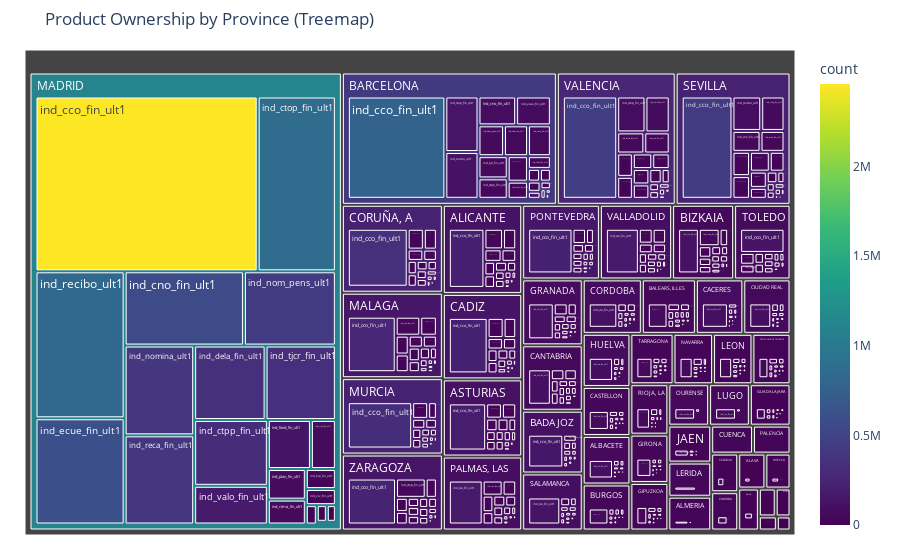

The notebook cell saved with this chart:
### Code cell
product_cols = [col for col in df_train.columns if col.endswith('ult1')]

# Melt the DataFrame to long format
df_long = df_train.melt(id_vars='nomprov', value_vars=product_cols,
                        var_name='product', value_name='ownership')

# Filter only the owned products (value == 1)
df_owned = df_long[df_long['ownership'] == 1]

# Group by province and product to get total ownership
ownership_by_region = (
    df_owned
    .groupby(['nomprov', 'product'])
    .size()
    .reset_index(name='count')
)


# Plot treemap
fig = px.treemap(
    ownership_by_region,
    path=['nomprov', 'product'],
    values='count',
    title='Product Ownership by Province (Treemap)',
    color='count',
    color_continuous_scale='Viridis'
)

fig.update_layout(margin=dict(t=50, l=25, r=25, b=25))
fig.show()

### Figure 1 — Plotly figure (JSON) as saved in the notebook; plotly's stock layout.template omitted (floating-point values rounded to 4 significant figures; data arrays with more than 128 entries replaced by an {"elided": "..."} marker saying what was removed)
{"data": [{"branchvalues": "total", "customdata": {"elided": "1203x1 float values"}, "domain": {"x": [0, 1], "y": [0, 1]}, "hovertemplate": "labels=%{label}<br>count_sum=%{value}<br>parent=%{parent}<br>id=%{id}<br>count=%{color}<extra></extra>", "ids": {"elided": "1203 str values"}, "labels": {"elided": "1203 str values"}, "marker": {"coloraxis": "coloraxis", "colors": {"elided": "1203 float values"}}, "name": "", "parents": {"elided": "1203 str values"}, "type": "treemap", "values": {"elided": "1203 int values"}}], "layout": {"coloraxis": {"colorbar": {"title": {"text": "count"}}, "colorscale": [[0, "#440154"], [0.1111, "#482878"], [0.2222, "#3e4989"], [0.3333, "#31688e"], [0.4444, "#26828e"], [0.5556, "#1f9e89"], [0.6667, "#35b779"], [0.7778, "#6ece58"], [0.8889, "#b5de2b"], [1, "#fde725"]]}, "legend": {"tracegroupgap": 0}, "margin": {"b": 25, "l": 25, "r": 25, "t": 50}, "title": {"text": "Product Ownership by Province (Treemap)"}}}
